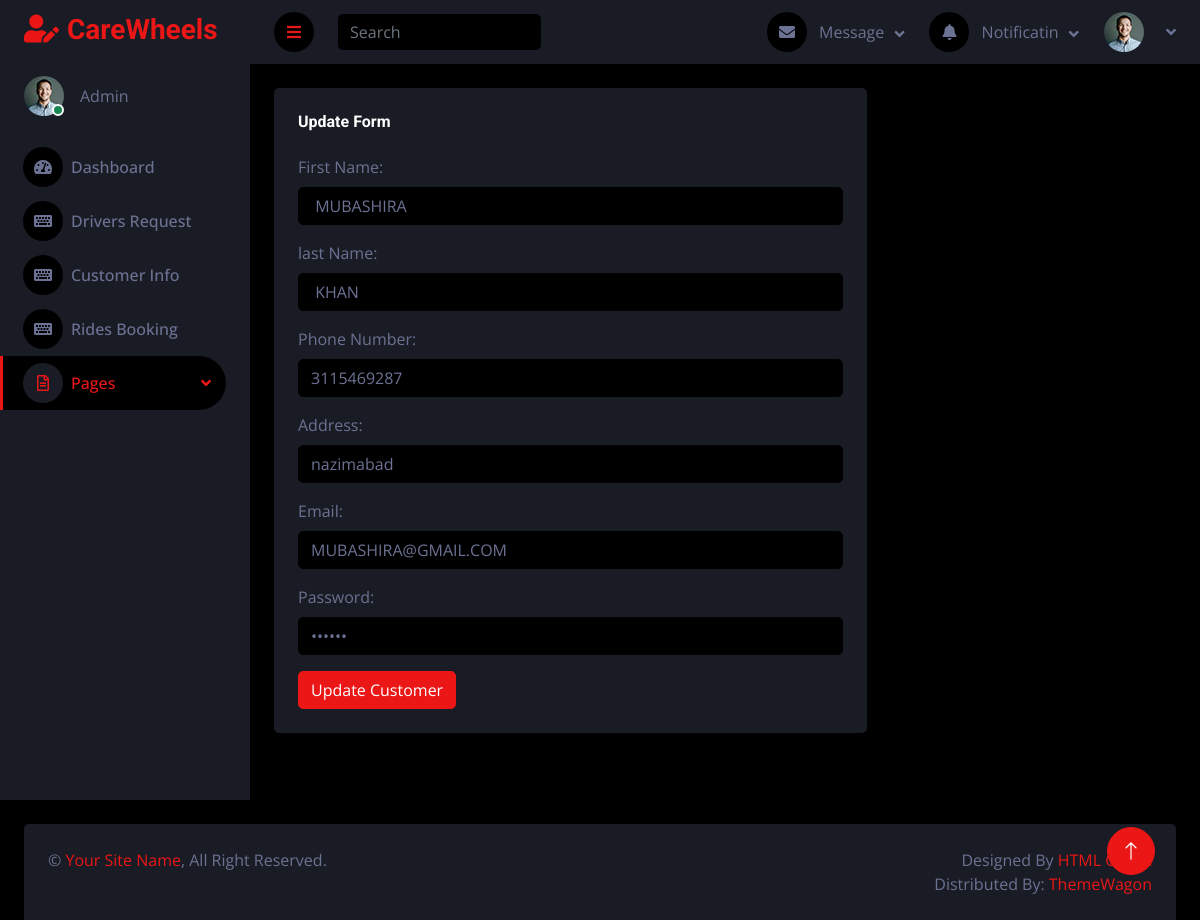
Page /admin/customer_update.php?id=4 (signed in) on the committed database.
### tables this page shows
CREATE TABLE `customers_info` (
  `c_id` int(11) NOT NULL,
  `c_firstname` varchar(55) NOT NULL,
  `c_lastname` varchar(55) NOT NULL,
  `c_phone` bigint(20) NOT NULL,
  `c_address` varchar(55) NOT NULL,
  `c_email` varchar(55) NOT NULL,
  `c_password` varchar(55) NOT NULL
);

### admin/customer_update.php (the view, shortened to what this page needs)
<?php
require("connect.php");
if($_SESSION["a_email"]){
?>
<!DOCTYPE html>
<html lang="en">
<head>
    <link href="https://cdnjs.cloudflare.com/ajax/libs/font-awesome/5.10.0/css/all.min.css" rel="stylesheet">
    <link href="https://cdn.jsdelivr.net/npm/bootstrap-icons@1.4.1/font/bootstrap-icons.css" rel="stylesheet">
    <link href="lib/owlcarousel/assets/owl.carousel.min.css" rel="stylesheet">
    <link href="lib/tempusdominus/css/tempusdominus-bootstrap-4.min.css" rel="stylesheet" />
    <link href="css/bootstrap.min.css" rel="stylesheet">
    <link href="css/style.css" rel="stylesheet">
</head>
<body>
<div class="page-wrapper">
<?php
include("sidebar.php");
?>
<?php
$id = $_GET['id'];
$Dquery = "SELECT * FROM `customers_info` WHERE `c_id` = '$id'";
$Dresult = mysqli_query($conn , $Dquery);
$row = mysqli_fetch_row($Dresult);
?>
<div class="container-fluid pt-4 px-4">
                <div class="row">
<div class="col-lg-12 col-xl-8">
                        <div class="bg-secondary rounded h-100 p-4">
                            <h6 class="mb-4">Update Form</h6>
                            <form method="POST">
                                <div class="mb-3">
                                    <label for="" class="form-label">First Name:</label>
                                    <input type="text" class="form-control" name="c_fname" value="<?php echo $row['1'];?>" id="">
                                </div>
                                <div class="mb-3">
                                    <label for="" class="form-label">last Name:</label>
                                    <input type="text" class="form-control" name="c_lname" value="<?php echo $row['2'];?>" id="">
                                </div>
                                <div class="mb-3">
                                    <label for="" class="form-label">Phone Number:</label>
                                    <input type="number" class="form-control" name="c_phone" value="<?php echo $row['3'];?>" id="">
                                </div>
                                <div class="mb-3">
                                    <label for="" class="form-label">Address:</label>
                                    <input type="text" class="form-control" name="c_address" value="<?php echo $row['4'];?>" id="">
                                </div>
                                <div class="mb-3">
                                    <label for="" class="form-label">Email:</label>
                                    <input type="email" class="form-control" name="c_email" value="<?php echo $row['5'];?>" id="">
                                </div>
                                <div class="mb-3">
                                    <label for="" class="form-label">Password:</label>
                                    <input type="password" class="form-control" name="c_password" value="<?php echo $row['6'];?>" id="">
                                </div>
                                <button type="submit" name="update" class="btn btn-primary">Update Customer</button>
                            </form>
                        </div>
                    </div>
                    </div>
                    </div>
</div>
        <a href="#" class="btn btn-lg btn-primary btn-lg-square back-to-top"><i class="bi bi-arrow-up"></i></a>
    <?php
include('footer.php');
?>
</body>
</html>
<?php
}
else{
    header("location:signin.php");
}
?>

### admin/css/style.css (style rules this page uses)
:root { --primary: #EB1616; --secondary: #191C24; --light: #6C7293; --dark: #000000; }
.back-to-top { position: fixed; display: none; right: 45px; bottom: 45px; z-index: 99; }
.btn { transition: .5s; }
.btn-lg-square { width: 48px; height: 48px; }
.btn-square, .btn-sm-square, .btn-lg-square { padding: 0; display: inline-flex; align-items: center; justify-content: center; font-weight: normal; border-radius: 50px; }

### rows in the picture
customers_info: c_fname "MUBASHIRA", c_lname "KHAN", c_phone "3115469287", c_address "nazimabad", c_email "MUBASHIRA@GMAIL.COM"
